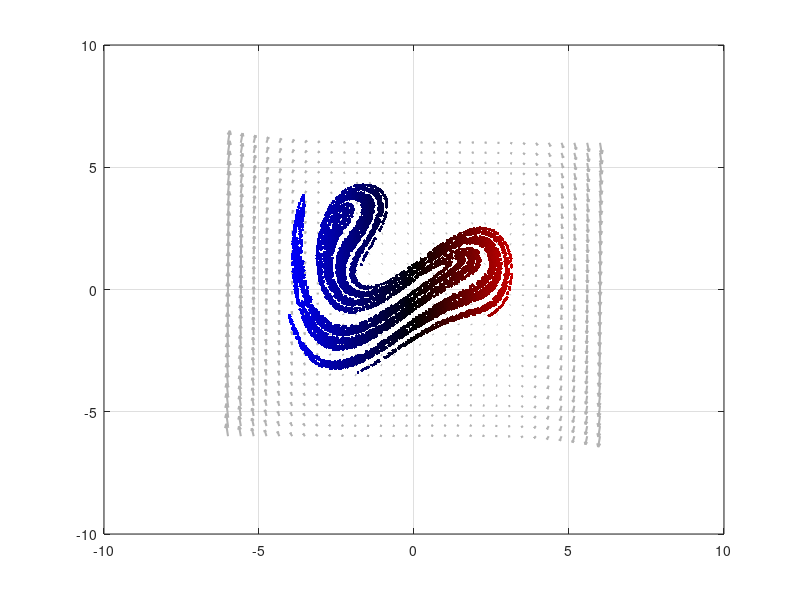

Write MATLAB code to recreate this figure. (Note: this script raises an error after producing the figure.)
%% Driven Duffing Oscillator
% Author:  Tyler Jones
% Contact: tjjones6@wisc.edu
% Date:    04.05.2024

%{
This MATLAB script models the behavior of a driven Duffing oscillator, a 
nonlinear dynamical system common in engineering and physics. By numerically 
solving the Driven Duffing Equation using MATLAB's ode45 solver, it 
generates a Poincaré section plot, illustrating the oscillator's phase space 
dynamics. 

See the following for more info: 
https://en.wikipedia.org/wiki/Duffing_equation
Steven H. Strogatz: Nonlinear Dynamics and Chaos
%}

clear all; close all; clc;

%% Parameter Library and User Input
%{ 
Driven Duffing Oscillator Equation:
$\ddot{x} + \delta\dot{x} + \alpha x + \beta x^{3}=\gamma \cos(\omega t)$

alpha: Coefficient of linear damping
beta:  Coefficient of cubic damping
gamma: Amplitude of external driving force
omega: Angular frequency of external driving force
delta: Coefficient of velocity damping
%}

% alpha = -1;
% beta = 1;
% gamma = 0.6;
% omega = 1.5;
% delta = 0.3;

alpha = -1;
beta = 0.25;
gamma = 2.5;
omega = 2;
delta = 0.1;

% Period Definition
% NOTE: For t_period, "1000*T" controls the density of Poincaré Map
T = 2*pi/omega; % Period of solution
t_period = (0:T:10000*T)'; % Periodic time vector 

% Initial Condition (x,x_dot,phi)
y0 = [1; 0; 0]; % Initial data/condition: (x=1, x_dot=0, phi=0)

% Axis Controls
b = 6;
axis_controls = [-b b];
bound = b;

%% Vector Field Generation
%{
This section computes the vector field for the driven Duffing oscillator, 
defining functions for the first-order differential equations of position 
and velocity. It then generates a grid of x and y values and evaluates the 
velocity components.
%}

% First order system
x_dot = @(x,y) y;
v_dot = @(x,y,t) gamma*cos(omega*t) - delta*y - alpha*x - beta*x.^3;

% Generate grid and mesh for velocity vectors.
% NOTE: VV is defined and updated in the loop since it is time-dependent
xx = linspace(-bound,bound,30);
yy = linspace(-bound,bound,30);
[XX,YY] = meshgrid(xx,yy);
UU = x_dot(XX,YY);

%% Simulation and Visualization Loop
%{
This section initializes a figure for visualization and sets up parameters 
for the simulation, including defining the Duffing equation using anonymous
 functions and configuring video writing settings. It iterates through 
increasing values of the phase angle `phi`, and plotting the resulting 
Poincaré section, with points

System Definition:
\dot{x} = v
\dot{v} = \gamma\cos(\omega) - \delta\dot{x} - \alpha x - \beta x^3
\dot{\phi} = \omega
%}

figure('units','normalized','Position',[0.1 0.1 .8 .8])

% Solve Duffing Equation via ODE45
Duff_Eq = @(t, Y) [Y(2); gamma*cos(Y(3)) - delta*Y(2) - alpha*Y(1) - beta*Y(1).^3; omega];

% myWriter = VideoWriter('DuffingEquation3.mp4', 'MPEG-4');
% myWriter.FrameRate = 60;
% open(myWriter);

% Iterate over increasing values of phi
angular_res = 100; % Resolution for sweeping phi
phi_final = 6*pi;  % Final angle
for phi = linspace(0, phi_final, angular_res)
    clf

    % Update the initial condition with the current phi
    y0(3) = phi;
    VV = v_dot(XX,YY,phi*T);
    
    % ODE45 Solver
    [t, Y] = ode45(Duff_Eq, t_period, y0);

    % Assign intersection colors based on normalized x values
    x_values = Y(2:end,1);
    x_max = max(abs(x_values));
    normalized_x = x_values/x_max;
    colors = zeros(length(x_values), 3);
    colors(:, 1) = normalized_x; 
    colors(:, 3) = -normalized_x; 
    
    % Plot the Poincaré section (x vs. x_dot)
    quiver(XX,YY,UU,VV,'Color',[0.7,0.7,0.7],'LineWidth',1.5);
    hold on
    %plot(Y(2:end,1), Y(2:end,2), 'MarkerSize', 5)
    scatter(Y(2:end,1), Y(2:end,2), 5, colors, 'filled')
    grid on
    fig_xytit('$x$','$\dot{x}$')
    title(['Poincare Section: $\ddot{x} + \delta\dot{x} + \alpha x + \beta x^3 = \gamma \cos(\omega t)$, $\phi = \omega t = $ ', num2str(phi)],'Interpreter','latex'); % Add iteration step of phi to title
    xlim(axis_controls)
    ylim(axis_controls)
    hold off
    pause(0.01)

%     frame = getframe(gcf);
%     writeVideo(myWriter,frame);
end
% close(myWriter)

%% Plotting Reference Functions
function myfigpref
%   MYFIGPREF just makes figures pretty. Written by TGJChandler
%
%   Last edited: 01/01/2018 by TGJChandler
%
%   Comment by Tyler Jones: Thomas Chandler was my professor for math
%   415 (Applied Dynamical Systems, Chaos, and Modeling) @UW-Madison

set(0, 'DefaultAxesFontSize', 20)
set(0, 'DefaultAxesLineWidth', 2);
set(0, 'DefaultLineLineWidth', 2);
set(0, 'DefaultPatchLineWidth', .7);
set(0, 'DefaultLineMarkerSize', 6);

grid on;
box on;

h = gca;
h.TickLabelInterpreter='latex';
h.MinorGridAlpha=0.05;
h.GridAlpha=0.05;
h.FontSize=25;
h.LineWidth=2;

h = gcf;
h.Color = [1,1,1];
end
function fig_xytit(xlab, ylab, tit)
% FIG_XYTIT sets the current figure's xlabel, ylabel, and title
%   in latex format.
%
%   Last edited: 15/06/2021 by TGJChandler

if nargin<3
    tit = '';
end

xlabel(xlab,'interpreter','latex')
ylabel(ylab,'interpreter','latex')
title(tit,'interpreter','latex')
end
